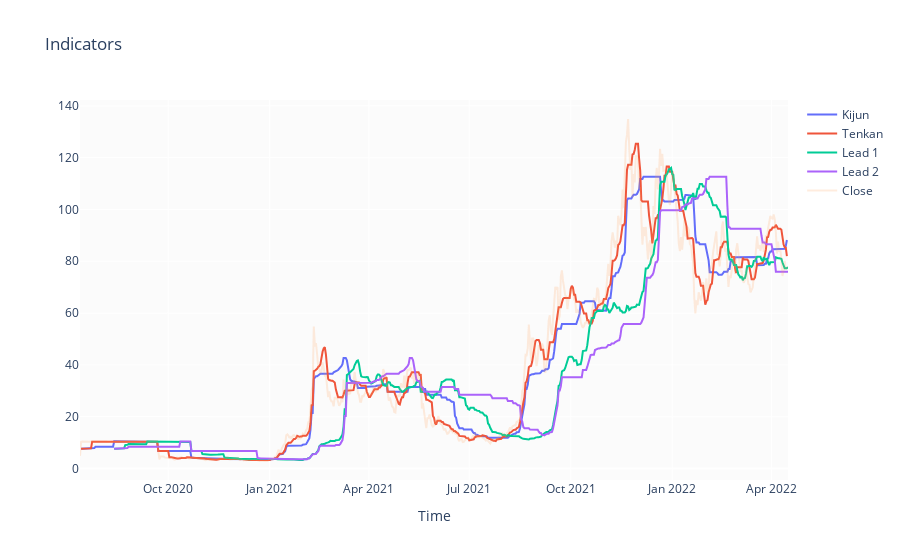

Notebook source saved alongside this figure:
### Markdown cell above
### Indicators

### Code cell
fig = go.Figure()
fig.update_layout(
    title='Indicators',
    xaxis_title='Time',
    )
fig.add_trace(go.Scatter(x=btc_df.time, y=btc_df.Kijun, name='Kijun'))
fig.add_trace(go.Scatter(x=btc_df.time, y=btc_df.Tenkan, name='Tenkan'))
fig.add_trace(go.Scatter(x=btc_df.time, y=btc_df['Lead 1'], name='Lead 1'))
fig.add_trace(go.Scatter(x=btc_df.time, y=btc_df['Lead 2'], name='Lead 2'))
fig.add_trace(go.Scatter(x=btc_df.time, y=btc_df['close'], name='Close', opacity=0.2))
fig.show()
fig.write_image(f'images/{img_name}RSI.png')

### Figure 1 — Plotly figure (JSON) as saved in the notebook; plotly's stock layout.template omitted (floating-point values rounded to 4 significant figures; data arrays with more than 128 entries replaced by an {"elided": "..."} marker saying what was removed)
{"data": [{"name": "Kijun", "type": "scatter", "x": {"elided": "643 str values"}, "y": {"elided": "643 float values"}}, {"name": "Tenkan", "type": "scatter", "x": {"elided": "643 str values"}, "y": {"elided": "643 float values"}}, {"name": "Lead 1", "type": "scatter", "x": {"elided": "643 str values"}, "y": {"elided": "643 float values"}}, {"name": "Lead 2", "type": "scatter", "x": {"elided": "643 str values"}, "y": {"elided": "643 float values"}}, {"name": "Close", "opacity": 0.2, "type": "scatter", "x": {"elided": "643 str values"}, "y": {"elided": "643 float values"}}], "layout": {"autosize": true, "title": {"text": "Indicators"}, "xaxis": {"autorange": true, "range": ["2020-07-13", "2022-04-16"], "title": {"text": "Time"}, "type": "date"}, "yaxis": {"autorange": true, "range": [-4.429, 142.2], "type": "linear"}}}
